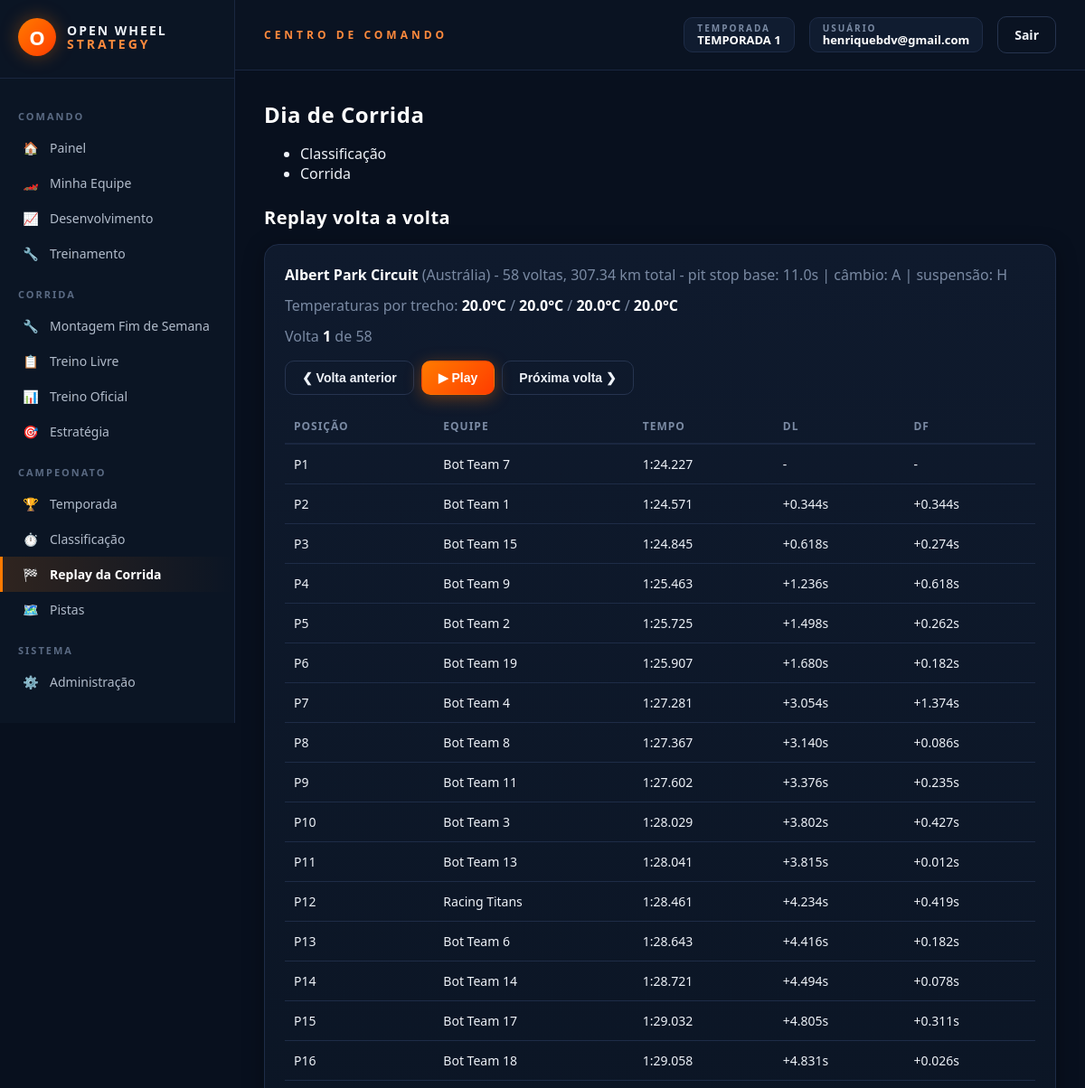
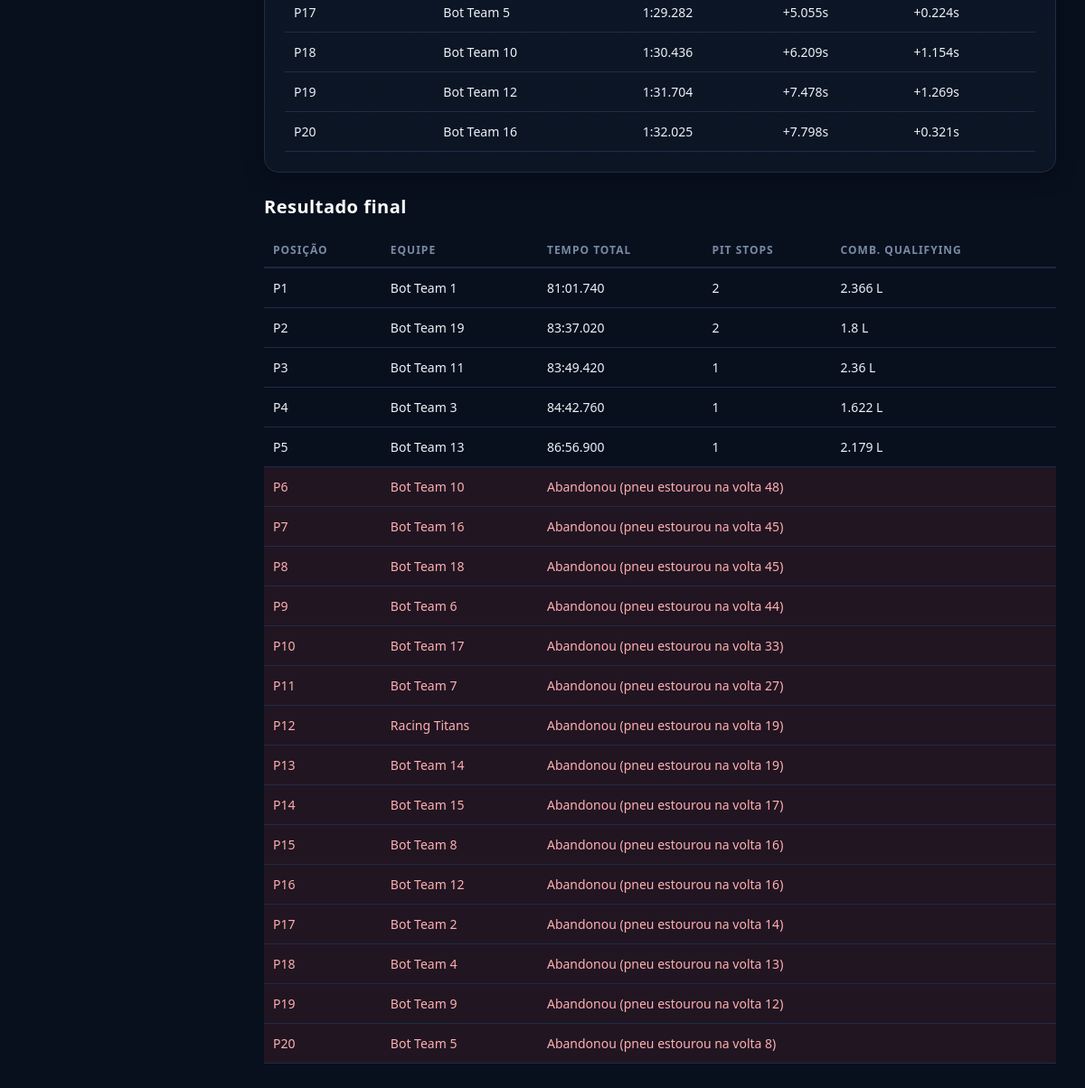
Screenshot of /corrida (signed in) with the database file from the repository (2 pictures, top to bottom).
### models_temporada.py (models this page shows, shortened)
class Temporada(db.Model):
    __tablename__ = "temporadas"
    id = db.Column(db.Integer, primary_key=True)
    nome = db.Column(db.String(120), nullable=False)
    ativa = db.Column(db.Boolean, default=False, nullable=False)
    data_criacao = db.Column(db.DateTime, default=datetime.utcnow)
    corridas_agendadas = db.relationship(
        "CorridaAgendada", backref="temporada",
        cascade="all, delete-orphan",
        order_by="CorridaAgendada.ordem",
    )
    @classmethod
    def ativa_atual(cls):
        try:
            return cls.query.filter_by(ativa=True).first()
        except (OperationalError, ProgrammingError, NoSuchTableError):
            return None
    def proxima_corrida(self):
        return next((c for c in self.corridas_agendadas if not c.executada), None)

class CorridaAgendada(db.Model):
    __tablename__ = "corridas_agendadas"
    id = db.Column(db.Integer, primary_key=True)
    temporada_id = db.Column(db.Integer, db.ForeignKey("temporadas.id"), nullable=False)
    pista_real_id = db.Column(db.Integer, nullable=False)
    pista_nome = db.Column(db.String(120))
    ordem = db.Column(db.Integer, nullable=False)
    executada = db.Column(db.Boolean, default=False, nullable=False)
    data_execucao = db.Column(db.DateTime)
    resultado_json = db.Column(db.Text, default="[]")

### models.py (models this page shows, shortened)
class Usuario(db.Model):
    __tablename__ = "usuarios"
    id = db.Column(db.Integer, primary_key=True)
    email = db.Column(db.String(150), unique=True, nullable=False)
    senha_hash = db.Column(db.String(255), nullable=True)
    google_id = db.Column(db.String(255), unique=True, nullable=True)
    eh_admin = db.Column(db.Boolean, default=False)
    criado_em = db.Column(db.DateTime, default=datetime.utcnow)
    grupo = db.Column(db.String(50), nullable=True)
    classe = db.Column(db.String(50), nullable=True)
    nick = db.Column(db.String(50), nullable=True)
    equipe = db.relationship("CarroJogador", backref="usuario", uselist=False)

class CarroJogador(db.Model):
    __tablename__ = "carros_jogadores"
    id = db.Column(db.Integer, primary_key=True)
    usuario_id = db.Column(db.Integer, db.ForeignKey("usuarios.id"), unique=True, nullable=False)
    nome = db.Column(db.String(100), nullable=False)
    orcamento = db.Column(db.Float, default=55_000.0)
    motor_fornecedor_id = db.Column(db.Integer, db.ForeignKey("fornecedores_motor.id"), nullable=False)
    combustivel_fornecedor_id = db.Column(db.Integer, db.ForeignKey("fornecedores_combustivel.id"), nullable=False)
    pneu_fornecedor_id = db.Column(db.Integer, db.ForeignKey("fornecedores_pneu.id"), nullable=False)
    chassi_fornecedor_id = db.Column(db.Integer, db.ForeignKey("fornecedores_chassi.id"), nullable=True)
    cambio_fornecedor_id = db.Column(db.Integer, db.ForeignKey("fornecedores_cambio.id"), nullable=False)
    suspensao_fornecedor_id = db.Column(db.Integer, db.ForeignKey("fornecedores_suspensao.id"), nullable=False)
    engenheiro_fornecedor_id = db.Column(db.Integer, db.ForeignKey("fornecedores_engenheiro.id"), nullable=True)
    combustivel_carregado = db.Column(db.Float, default=110.0)
    cor_primaria = db.Column(db.String(7), default="#cc0000")
    cor_secundaria = db.Column(db.String(7), default="#ffffff")
    modelo_motor = db.Column(db.Integer, nullable=True)
    modelo_combustivel = db.Column(db.Integer, nullable=True)
    modelo_pneu = db.Column(db.Integer, nullable=True)
    modelo_cambio = db.Column(db.Integer, nullable=True)
    modelo_suspensao = db.Column(db.Integer, nullable=True)
    estrategia_volta_pit = db.Column(db.Integer, default=10)
    estrategia_dois_pits = db.Column(db.Boolean, default=False)

### rotas/corrida.py (the view)
    @app.route("/corrida", methods=["GET"])
    @login_requerido
    def corrida_view():
        resultado = None
        caminho_replay = os.path.join(BASE_DIR, 'ultimo_replay.json')
        if os.path.exists(caminho_replay):
            try:
                with open(caminho_replay, 'r', encoding='utf-8') as f:
                    resultado = json.load(f)
            except Exception as e:
                print(f"Erro ao carregar replay: {e}")
        criar_banco_pistas_reais()
        temporada = Temporada.ativa_atual()
        proxima_corrida_temporada = temporada.proxima_corrida() if temporada else None
        cores_equipes = {}
        todas_equipes = CarroJogador.query.all()
        for eq in todas_equipes:
            cores_equipes[eq.nome] = eq.cor_primaria or "#cc0000"
        return render_template(
            "corrida.html",
            resultado=resultado,
            temporada=temporada,
            proxima_corrida_temporada=proxima_corrida_temporada,
            cores_equipes=cores_equipes
        )

### templates/corrida.html (shortened to what this page needs)
{% extends "base.html" %}
{% block css_extra %}
<link rel="stylesheet" href="{{ url_for('static', filename='css/telas/corrida.css') }}">
{% endblock %}
{% block content %}
<h1 class="corrida-title ows-mb-md">Dia de Corrida</h1>
{% include "_abas_corrida.html" %}
{% if resultado %}
<h2 class="corrida-subtitle ows-mt-lg ows-mb-md">Replay volta a volta</h2>
<div class="ows-card ows-mb-lg">
    <p class="ows-muted">
        <strong class="ows-strong">{{ resultado.pista.nome }}</strong> ({{ resultado.pista.pais }}) -
        {{ resultado.posicoes_por_volta|length }} voltas, {{ resultado.distancia_total }} km total -
        pit stop base: {{ resultado.pista.tempo_pit_stop_segundos }}s |
        câmbio: {{ resultado.pista.categoria_cambio_ideal }} | suspensão: {{ resultado.pista.categoria_suspensao_ideal }}
    </p>
    <p class="ows-muted">
        Temperaturas por trecho:
        <strong class="ows-strong">{{ resultado.temperaturas_trechos[0] }}°C</strong> /
        <strong class="ows-strong">{{ resultado.temperaturas_trechos[1] }}°C</strong> /
        <strong class="ows-strong">{{ resultado.temperaturas_trechos[2] }}°C</strong> /
        <strong class="ows-strong">{{ resultado.temperaturas_trechos[3] }}°C</strong>
    </p>
    <p class="ows-muted">
        Volta <strong class="ows-strong" id="volta-atual">1</strong> de {{ resultado.posicoes_por_volta|length }}
    </p>
    <div class="corrida-controls ows-mt-md ows-mb-md">
        <button type="button" id="btn-anterior" class="ows-btn ows-btn-ghost">❮ Volta anterior</button>
        <button type="button" id="btn-play" class="ows-btn ows-btn-primary">▶ Play</button>
        <button type="button" id="btn-proxima" class="ows-btn ows-btn-ghost">Próxima volta ❯</button>
    </div>
    <table id="tabela-replay" class="corrida-table">
    </table>
</div>
<h2 class="corrida-subtitle ows-mt-lg ows-mb-md">Resultado final</h2>
<table class="corrida-table">
    <tr><th>Posição</th><th>Equipe</th><th>Tempo total</th><th>Pit stops</th><th>Comb. qualifying</th></tr>
    {% for r in resultado.classificacao_final %}
    <tr class="{% if r.abandonou %}corrida-row-danger{% endif %}">
        <td>P{{ r.posicao }}</td>
        <td>{{ r.equipe }}</td>
        {% if r.abandonou %}
            <td colspan="3">Abandonou (pneu estourou na volta {{ r.volta_abandono }})</td>
        {% else %}
            <td>{{ r.tempo_total_segundos | tempo_min }}</td>
            <td>{{ r.pit_stops }}</td>
            <td>{{ r.combustivel_qualifying }} L</td>
        {% endif %}
    </tr>
    {% endfor %}
</table>
{% else %}
<p class="ows-muted ows-mt-md">
    Nenhuma corrida foi executada recentemente. Aguarde o início da sessão.
</p>
{% endif %}
{% endblock %}

### templates/base.html (shortened to what this page needs)
<!DOCTYPE html>
<html lang="pt-br">
<head>
    <link href="{{ url_for('static', filename='css/variaveis.css') }}" rel="stylesheet">
    <link href="{{ url_for('static', filename='css/base.css') }}" rel="stylesheet">
    <link href="{{ url_for('static', filename='css/componentes.css') }}" rel="stylesheet">
    <link href="{{ url_for('static', filename='css/formularios.css') }}" rel="stylesheet">
    {% block css_extra %}{% endblock %}
</head>
<body>
{% if usuario_logado %}
<div class="ows-shell">
    <aside class="ows-sidebar">
        <div class="ows-logo">
            <div class="ows-logo-mark">O</div>
            <div class="ows-logo-text">OPEN WHEEL<br><span>STRATEGY</span></div>
        </div>
        <div class="ows-menu-section">COMANDO</div>
        <a href="{{ url_for('home') }}" class="ows-menu-link {% if request.endpoint == 'home' %}active{% endif %}"><span class="ows-icon">🏠</span> Painel</a>
        <a href="{{ url_for('minha_equipe') }}" class="ows-menu-link {% if request.endpoint == 'minha_equipe' %}active{% endif %}"><span class="ows-icon">🏎️</span> Minha Equipe</a>
        <a href="{{ url_for('desenvolvimento_view') }}" class="ows-menu-link {% if request.endpoint == 'desenvolvimento_view' %}active{% endif %}"><span class="ows-icon">📈</span> Desenvolvimento</a>
        <a href="{{ url_for('treinamento_view') }}" class="ows-menu-link {% if request.endpoint == 'treinamento_view' %}active{% endif %}"><span class="ows-icon">🔧</span> Treinamento</a>
        <div class="ows-menu-section">CORRIDA</div>
        <a href="{{ url_for('montagem_fim_de_semana') }}" class="ows-menu-link {% if request.endpoint == 'montagem_fim_de_semana' %}active{% endif %}"><span class="ows-icon">🔧</span> Montagem Fim de Semana</a>
        <a href="{{ url_for('treino_livre_view') }}" class="ows-menu-link {% if request.endpoint == 'treino_livre_view' %}active{% endif %}"><span class="ows-icon">📋</span> Treino Livre</a>
        <a href="{{ url_for('treino_oficial_view') }}" class="ows-menu-link {% if request.endpoint == 'treino_oficial_view' %}active{% endif %}"><span class="ows-icon">📊</span> Treino Oficial</a>
        <a href="{{ url_for('estrategia_corrida_view') }}" class="ows-menu-link {% if request.endpoint == 'estrategia_corrida_view' %}active{% endif %}"><span class="ows-icon">🎯</span> Estratégia</a>
        <div class="ows-menu-section">CAMPEONATO</div>
        <a href="{{ url_for('temporada_view') }}" class="ows-menu-link {% if request.endpoint == 'temporada_view' %}active{% endif %}"><span class="ows-icon">🏆</span> Temporada</a>
        <a href="{{ url_for('classificacao_view') }}" class="ows-menu-link {% if request.endpoint == 'classificacao_view' %}active{% endif %}"><span class="ows-icon">⏱️</span> Classificação</a>
        <a href="{{ url_for('corrida_view') }}" class="ows-menu-link {% if request.endpoint == 'corrida_view' %}active{% endif %}"><span class="ows-icon">🏁</span> Replay da Corrida</a>
        <a href="{{ url_for('pistas_reais_view') }}" class="ows-menu-link {% if request.endpoint == 'pistas_reais_view' %}active{% endif %}"><span class="ows-icon">🗺️</span> Pistas</a>
        {% if usuario_logado.eh_admin %}
        <div class="ows-menu-section">SISTEMA</div>
        <a href="{{ url_for('admin_dashboard') }}" class="ows-menu-link {% if request.endpoint == 'admin_dashboard' %}active{% endif %}"><span class="ows-icon">⚙️</span> Administração</a>
        {% endif %}
    </aside>
    <div class="ows-main">
        <header class="ows-topbar">
            <div class="ows-topbar-title">CENTRO DE COMANDO</div>
            <div class="ows-topbar-right">
                {% if temporada_ativa %}
                <div class="ows-badge">
                    <div class="ows-badge-label">TEMPORADA</div>
                    <div class="ows-badge-value">{{ temporada_ativa.nome }}</div>
                </div>
                {% endif %}
                <div class="ows-badge">
                    <div class="ows-badge-label">USUÁRIO</div>
                    <div class="ows-badge-value">{{ usuario_logado.email }}</div>
                </div>
                <a href="{{ url_for('logout') }}" class="ows-btn ows-btn-ghost">Sair</a>
            </div>
        </header>
        <div class="ows-content">
            {% block content %}{% endblock %}
        </div>
    </div>
</div>
{% endif %}
</body>
</html>

### rows the page displays
Temporada: nome "TEMPORADA 1"
Usuario: email "henriquebdv@gmail.com"
CorridaAgendada: pista.nome "Albert Park Circuit"
CarroJogador: posicao "1", equipe "Bot Team 1", tempo_total_segundos|tempo_min "81:01.740", pit_stops "2", combustivel_qualifying "2.366"
CarroJogador: posicao "2", equipe "Bot Team 19", tempo_total_segundos|tempo_min "83:37.020", pit_stops "2", combustivel_qualifying "1.8"
CarroJogador: posicao "3", equipe "Bot Team 11", tempo_total_segundos|tempo_min "83:49.420", pit_stops "1", combustivel_qualifying "2.36"
CarroJogador: posicao "4", equipe "Bot Team 3", tempo_total_segundos|tempo_min "84:42.760", pit_stops "1", combustivel_qualifying "1.622"
CarroJogador: posicao "5", equipe "Bot Team 13", tempo_total_segundos|tempo_min "86:56.900", pit_stops "1", combustivel_qualifying "2.179"
CarroJogador: posicao "6", equipe "Bot Team 10", volta_abandono "48"
CarroJogador: posicao "7", equipe "Bot Team 16", volta_abandono "45"
CarroJogador: posicao "8", equipe "Bot Team 18", volta_abandono "45"
CarroJogador: posicao "9", equipe "Bot Team 6", volta_abandono "44"
CarroJogador: posicao "10", equipe "Bot Team 17", volta_abandono "33"
CarroJogador: posicao "11", equipe "Bot Team 7", volta_abandono "27"
CarroJogador: posicao "12", equipe "Racing Titans", volta_abandono "19"
CarroJogador: posicao "13", equipe "Bot Team 14", volta_abandono "19"
CarroJogador: posicao "14", equipe "Bot Team 15", volta_abandono "17"
CarroJogador: posicao "15", equipe "Bot Team 8", volta_abandono "16"
CarroJogador: posicao "16", equipe "Bot Team 12", volta_abandono "16"
CarroJogador: posicao "17", equipe "Bot Team 2", volta_abandono "14"
CarroJogador: posicao "18", equipe "Bot Team 4", volta_abandono "13"
CarroJogador: posicao "19", equipe "Bot Team 9", volta_abandono "12"
CarroJogador: posicao "20", equipe "Bot Team 5", volta_abandono "8"

### other values shown
{{ resultado.pista.pais }} "Austrália"
{{ resultado.posicoes_por_volta|length }} "58"
{{ resultado.distancia_total }} "307.34"
{{ resultado.pista.tempo_pit_stop_segundos }} "11.0"
{{ resultado.pista.categoria_cambio_ideal }} "A"
{{ resultado.pista.categoria_suspensao_ideal }} "H"
{{ resultado.temperaturas_trechos[0] }} "20.0"
{{ resultado.temperaturas_trechos[1] }} "20.0"
{{ resultado.temperaturas_trechos[2] }} "20.0"
{{ resultado.temperaturas_trechos[3] }} "20.0"
